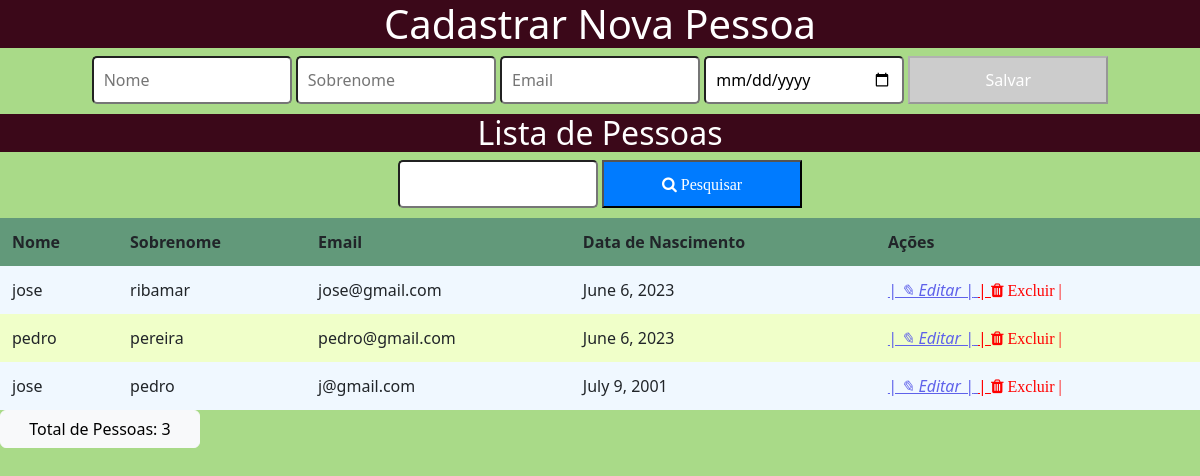
/, run on an earlier commit of the app's database.
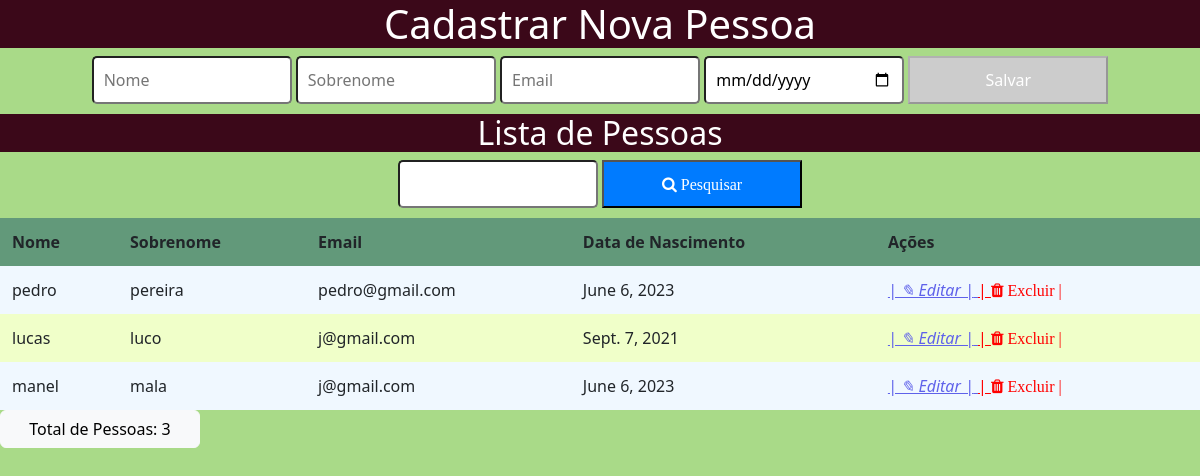
And on a later commit of the database.
### core/models.py (models this page shows, shortened)
class Pessoa(models.Model):
    nome = models.CharField(max_length=100)
    sobrenome = models.CharField(max_length=30)
    email = models.EmailField(max_length=100)
    data_nascimento = models.DateField()

### core/views.py (the view)
# urls.py: 2. Add a URL to urlpatterns:  path('', views.home, name='home')
def home(request):
    pessoas = Pessoa.objects.all()
    return render(request, "index.html", {"pessoas": pessoas})

### core/templates/index.html (shortened to what this page needs)
{% load static %}
<!DOCTYPE html>
<html lang="en">
<head>
<head>
    <link rel="stylesheet" type="text/css" href="{% static 'css/style.css' %}"/>
</head>
    <link rel="stylesheet" href="https://cdnjs.cloudflare.com/ajax/libs/font-awesome/4.7.0/css/font-awesome.min.css">
    <link href="https://cdn.jsdelivr.net/npm/bootstrap@5.2.0-beta1/dist/css/bootstrap.min.css" rel="stylesheet">
</head>
<body>
    <h1>Cadastrar Nova Pessoa</h1>
    <form action="{% url 'salvar' %}" method="POST">
        <input type="text" id="nome" name="nome" placeholder="Nome" oninput="checkFields()"  class="button">
        <input type="text" id="sobrenome" name="sobrenome" placeholder="Sobrenome" oninput="checkFields()"  class="button">
        <input type="email" id="email" name="email" placeholder="Email" oninput="checkFields()" class="button">
        <input type="date" id="data_nascimento" name="data_nascimento" placeholder="Data de Nascimento" oninput="checkFields()"  class="button">
        <button id="salvar-button" type="submit" disabled  class="button">Salvar</button>
    </form>
    <h2>Lista de Pessoas</h2>
    <form action="{% url 'pesquisar' %}" method="GET">
        <input type="text" name="search_query">
        <button type="submit"><i class="fa fa-search">  Pesquisar</i></button>
    </form>
    <table>
        <thead>
            <tr class="tr">
                <th>Nome</th>
                <th>Sobrenome</th>
                <th>Email</th>
                <th>Data de Nascimento</th>
                <th>Ações</th>
            </tr>
        </thead>
        <tbody>
            {% for pessoa in pessoas %}
            <tr>
                <td>{{ pessoa.nome }}</td>
                <td>{{ pessoa.sobrenome }}</td>
                <td>{{ pessoa.email }}</td>
                <td>{{ pessoa.data_nascimento }}</td>
                <td>
                    <a href="{% url 'editar' pessoa.id %}" class="edit"> <i> |   ✎   Editar   |</i> </a>
                    <a href="{% url 'delete' pessoa.id %}"  onclick="return confirmDelete();" class="delet">|   <i class="fa fa-trash"  class="delete"> Excluir   |</i></a>
                </td>
            </tr>
            {% endfor %}
        </tbody>
    </table>
    <button type="button" class="btn btn-light">Total de Pessoas: {{ pessoas|length }}</button>
</body>
</html>

What changed in the data, as far as the page shows it:
removed Pessoa: nome "jose", sobrenome "ribamar", email "jose@gmail.com", data_nascimento "June 6, 2023"
removed Pessoa: nome "jose", sobrenome "pedro", email "j@gmail.com", data_nascimento "July 9, 2001"
added Pessoa: nome "lucas", sobrenome "luco", email "j@gmail.com", data_nascimento "Sept. 7, 2021"
added Pessoa: nome "manel", sobrenome "mala", email "j@gmail.com", data_nascimento "June 6, 2023"
